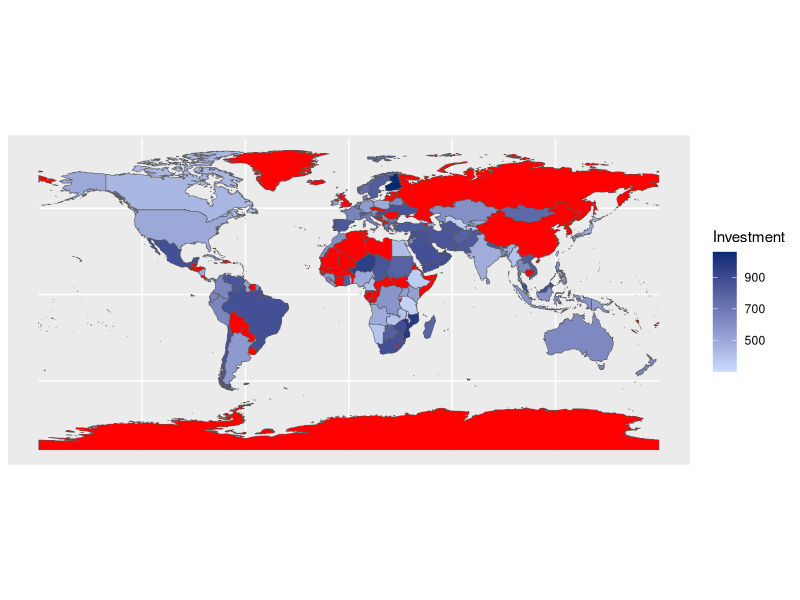
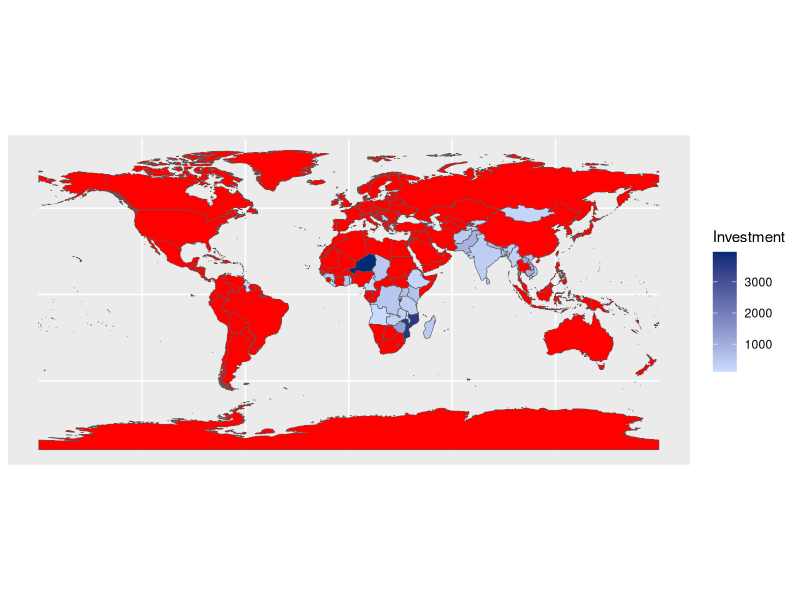

Recreate these plots in R, in order.
# pkgs to run
require("dplyr")
require("ggplot2")
require("plyr")
require("scales")
require("sf")
require("rnaturalearth")
require("rnaturalearthdata")

# values 
predictions_small = c(456.7929, 141.3165, 285.226,715.0438,970.1524,203.9044,482.2437, 250.0464, 501.769, 559.8317, 225.8891, 198.101, 662.7124, 524.652, 278.7491, 190.8226, 376.9305, 583.9873, 200.7259, 1072.5238, 330.3385, 464.6927, 152.7519, 168.1621, 239.8843, 3566.4944, 310.1258, 798.073, 3959.5351, 882.7092, 186.3606, 117.3206, 314.4628, 731.4753,278.9267, 362.0448, 195.3655, 633.5529, 481.3268, 304.5206, 1289.8236)
countries_small = c("Afghanistan", "Angola", "Azerbaijan","Bangladesh","Cambodia","Cameroon","Chad","Republic of Congo", "Democratic Republic of the Congo","Djibouti", "Ethiopia","Georgia", "Ghana","Guinea","Guinea Bissau","Guyana","India","Kenya","Kyrgyzstan","Laos","Liberia","Madagascar","Malawi","Maldives","Mongolia","Mozambique","Myanmar","Nepal", "Niger","Pakistan", "Rwanda","Samoa", "Republic of Serbia","Sri Lanka","Tajikistan","United Republic of Tanzania","Togo","Uganda", "Vietnam","Zambia","Zimbabwe")

predictions_large = c(804.1438,487.2559, 621.4066, 558.5931,630.2007, 604.6633, 503.1979, 562.7148, 620.4221, 623.9045, 674.7848, 806.9564, 876.7416, 932.8565,702.741, 404.6253, 441.3478, 854.4094, 859.7742, 642.707, 522.5877, 864.5221, 609.7837, 625.2519, 580.6382, 625.8042, 608.3198, 650.0199, 415.2145, 361.3925, 1060.3378, 650.6759, 367.6549, 548.6318, 819.7809, 655.9864, 570.3845, 757.588, 521.5229, 892.6532, 483.3945,586.2564, 847.7843, 868.1829, 528.3204, 589.0877, 687.5215, 592.5926, 485.788, 592.881, 599.1625, 532.5979, 865.8609, 510.7172, 810.5035, 575.8083, 512.3328, 785.3044, 339.5244, 886.7835, 535.3188, 920.5168, 484.4215, 875.3318, 765.1666, 607.8552, 988.4872, 394.0913, 385.1996, 857.9603, 653.8755, 646.1625, 485.7041, 952.9048, 504.3515, 753.4705, 890.7781, 834.8531, 662.3605, 550.0393, 641.4777, 621.519, 497.3926, 873.9706, 885.702, 332.6512, 301.8685, 875.8769, 604.1063, 628.4543, 465.2312, 483.536, 549.3607, 879.2242, 847.0095, 613.3336, 796.2236, 816.8717, 813.1978, 881.1364, 434.727, 388.0544,335.2832, 624.3479, 409.0301, 829.8127, 849.762,901.6617, 542.2802, 861.7373, 499.3813, 355.4869, 849.4195, 827.304,878.3866, 392.2497, 890.7498)
countries_large = c("Afghanistan","Angola", "Antigua and Barbuda","Argentina","Australia","Austria", "Azerbaijan","Bahamas","Bangladesh","Belarus","Belgium","Botswana","Brazil","Brunei","Bulgaria","Cameroon","Canada","Chad","Chile","Colombia","Republic of Congo","Croatia","Cuba","Czech Republic","Democratic Republic of the Congo","Denmark","Djibouti","Ecuador","Egypt","Ethiopia","Finland","France","Georgia","Germany","Ghana","Greece", "Guinea","Guinea Bissau","Guyana","Hungary","India","Indonesia","Iran","Iraq","Ireland","Israel","Italy","Jamaica","Japan","Jordan","Kazakhstan","Kenya","Kuwait","Kyrgyzstan","Laos","Liberia","Luxembourg","Madagascar","Malawi","Malaysia","Maldives","Malta","Mauritius","Mexico","Mongolia","Morocco","Mozambique","Myanmar","Namibia","Nepal","Netherlands","New Zealand","Nicaragua","Niger","Nigeria","Norway","Oman","Pakistan","Panama","Papua New Guinea","Peru","Philippines","Poland","Portugal","Qatar","Rwanda","Samoa","Saudi Arabia","Republic of Serbia","Sierra Leone","Singapore","Slovenia","Solomon Islands","South Africa","Spain","Sri Lanka","Sudan","Sweden","Switzerland","Syria","Taiwan","Tajikistan","United Republic of Tanzania", "Thailand","Togo", "Turkey","Turkmenistan", "United Arab Emirates","Uganda", "Ukraine","United States of America", "Uzbekistan","Venezuela", "Vietnam","Yemen", "Zambia","Zimbabwe")

# convert to tibble 
tib = tibble(countries_small, predictions_small)
tib_large = tibble(countries_large, predictions_large)

names(tib) = c("Country", "Investment")
names(tib_large) = c("Country", "Investment")

# merge with world data
world = ne_countries(scale = "medium", returnclass = "sf")
results_small.world = merge(world, tib, by.x = "admin", by.y = "Country", all = TRUE)
results_large.world = merge(world, tib_large, by.x = "admin", by.y = "Country", all = TRUE)

# generate heatmap
heatmap_small = ggplot(results_small.world) + geom_sf(aes(fill = Investment)) + scale_fill_gradient(low = "#cadbfd", high = "#052a75", na.value = "red")
heatmap_large = ggplot(results_large.world) + geom_sf(aes(fill = Investment)) + scale_fill_gradient(low = "#cadbfd", high = "#052a75", na.value = "red")
